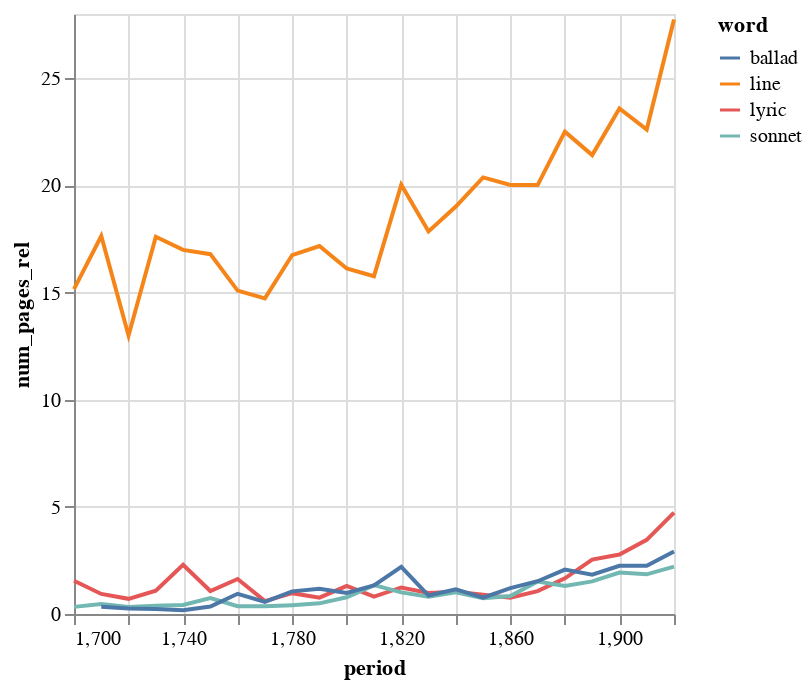

Write notebook code for a chart like this one.
### Code cell
# !pip install altair
import altair as alt
fig1a=alt.Chart(dfprd).mark_line().encode(
    x='period:Q',
    y='num_pages_rel:Q',
    color='word:N',
)

### Figure 1 — Vega-Lite specification as saved in the notebook (floating-point values rounded to 4 significant figures)
{"config": {"view": {"continuousWidth": 300, "continuousHeight": 300}}, "data": {"name": "data-17a073a97eb8982a7021ce45827a892e"}, "mark": {"type": "line"}, "encoding": {"color": {"field": "word", "type": "nominal"}, "x": {"field": "period", "type": "quantitative"}, "y": {"field": "num_pages_rel", "type": "quantitative"}}, "$schema": "https://vega.github.io/schema/vega-lite/v5.16.3.json", "datasets": {"data-17a073a97eb8982a7021ce45827a892e": [{"period": 1700.0, "word": "line", "num_pages": 274, "num_pages_rel": 15.16}, {"period": 1700.0, "word": "lyric", "num_pages": 28, "num_pages_rel": 1.55}, {"period": 1700.0, "word": "sonnet", "num_pages": 6, "num_pages_rel": 0.332}, {"period": 1710.0, "word": "ballad", "num_pages": 11, "num_pages_rel": 0.3434}, {"period": 1710.0, "word": "line", "num_pages": 565, "num_pages_rel": 17.64}, {"period": 1710.0, "word": "lyric", "num_pages": 30, "num_pages_rel": 0.9366}, {"period": 1710.0, "word": "sonnet", "num_pages": 15, "num_pages_rel": 0.4683}, {"period": 1720.0, "word": "ballad", "num_pages": 8, "num_pages_rel": 0.2573}, {"period": 1720.0, "word": "line", "num_pages": 404, "num_pages_rel": 12.99}, {"period": 1720.0, "word": "lyric", "num_pages": 22, "num_pages_rel": 0.7076}, {"period": 1720.0, "word": "sonnet", "num_pages": 10, "num_pages_rel": 0.3216}, {"period": 1730.0, "word": "ballad", "num_pages": 9, "num_pages_rel": 0.234}, {"period": 1730.0, "word": "line", "num_pages": 677, "num_pages_rel": 17.6}, {"period": 1730.0, "word": "lyric", "num_pages": 42, "num_pages_rel": 1.092}, {"period": 1730.0, "word": "sonnet", "num_pages": 15, "num_pages_rel": 0.39}, {"period": 1740.0, "word": "ballad", "num_pages": 7, "num_pages_rel": 0.1729}, {"period": 1740.0, "word": "line", "num_pages": 688, "num_pages_rel": 16.99}, {"period": 1740.0, "word": "lyric", "num_pages": 93, "num_pages_rel": 2.297}, {"period": 1740.0, "word": "sonnet", "num_pages": 17, "num_pages_rel": 0.4199}, {"period": 1750.0, "word": "ballad", "num_pages": 23, "num_pages_rel": 0.347}, {"period": 1750.0, "word": "line", "num_pages": 1113, "num_pages_rel": 16.79}, {"period": 1750.0, "word": "lyric", "num_pages": 71, "num_pages_rel": 1.071}, {"period": 1750.0, "word": "sonnet", "num_pages": 49, "num_pages_rel": 0.7393}, {"period": 1760.0, "word": "ballad", "num_pages": 98, "num_pages_rel": 0.9426}, {"period": 1760.0, "word": "line", "num_pages": 1569, "num_pages_rel": 15.09}, {"period": 1760.0, "word": "lyric", "num_pages": 170, "num_pages_rel": 1.635}, {"period": 1760.0, "word": "sonnet", "num_pages": 38, "num_pages_rel": 0.3655}, {"period": 1770.0, "word": "ballad", "num_pages": 110, "num_pages_rel": 0.5614}, {"period": 1770.0, "word": "line", "num_pages": 2886, "num_pages_rel": 14.73}, {"period": 1770.0, "word": "lyric", "num_pages": 118, "num_pages_rel": 0.6023}, {"period": 1770.0, "word": "sonnet", "num_pages": 70, "num_pages_rel": 0.3573}, {"period": 1780.0, "word": "ballad", "num_pages": 138, "num_pages_rel": 1.057}, {"period": 1780.0, "word": "line", "num_pages": 2187, "num_pages_rel": 16.75}, {"period": 1780.0, "word": "lyric", "num_pages": 127, "num_pages_rel": 0.9727}, {"period": 1780.0, "word": "sonnet", "num_pages": 54, "num_pages_rel": 0.4136}, {"period": 1790.0, "word": "ballad", "num_pages": 224, "num_pages_rel": 1.182}, {"period": 1790.0, "word": "line", "num_pages": 3254, "num_pages_rel": 17.17}, {"period": 1790.0, "word": "lyric", "num_pages": 145, "num_pages_rel": 0.7652}, {"period": 1790.0, "word": "sonnet", "num_pages": 94, "num_pages_rel": 0.4961}, {"period": 1800.0, "word": "ballad", "num_pages": 72, "num_pages_rel": 0.9831}, {"period": 1800.0, "word": "line", "num_pages": 1181, "num_pages_rel": 16.13}, {"period": 1800.0, "word": "lyric", "num_pages": 96, "num_pages_rel": 1.311}, {"period": 1800.0, "word": "sonnet", "num_pages": 57, "num_pages_rel": 0.7783}, {"period": 1810.0, "word": "ballad", "num_pages": 92, "num_pages_rel": 1.331}, {"period": 1810.0, "word": "line", "num_pages": 1090, "num_pages_rel": 15.77}, {"period": 1810.0, "word": "lyric", "num_pages": 56, "num_pages_rel": 0.81}, {"period": 1810.0, "word": "sonnet", "num_pages": 93, "num_pages_rel": 1.345}, {"period": 1820.0, "word": "ballad", "num_pages": 201, "num_pages_rel": 2.202}, {"period": 1820.0, "word": "line", "num_pages": 1829, "num_pages_rel": 20.04}, {"period": 1820.0, "word": "lyric", "num_pages": 113, "num_pages_rel": 1.238}, {"period": 1820.0, "word": "sonnet", "num_pages": 92, "num_pages_rel": 1.008}, {"period": 1830.0, "word": "ballad", "num_pages": 96, "num_pages_rel": 0.8625}, {"period": 1830.0, "word": "line", "num_pages": 1987, "num_pages_rel": 17.85}, {"period": 1830.0, "word": "lyric", "num_pages": 109, "num_pages_rel": 0.9793}, {"period": 1830.0, "word": "sonnet", "num_pages": 90, "num_pages_rel": 0.8086}, {"period": 1840.0, "word": "ballad", "num_pages": 179, "num_pages_rel": 1.154}, {"period": 1840.0, "word": "line", "num_pages": 2949, "num_pages_rel": 19.01}, {"period": 1840.0, "word": "lyric", "num_pages": 161, "num_pages_rel": 1.038}, {"period": 1840.0, "word": "sonnet", "num_pages": 157, "num_pages_rel": 1.012}, {"period": 1850.0, "word": "ballad", "num_pages": 150, "num_pages_rel": 0.7606}, {"period": 1850.0, "word": "line", "num_pages": 4018, "num_pages_rel": 20.37}, {"period": 1850.0, "word": "lyric", "num_pages": 178, "num_pages_rel": 0.9025}, {"period": 1850.0, "word": "sonnet", "num_pages": 146, "num_pages_rel": 0.7403}, {"period": 1860.0, "word": "ballad", "num_pages": 256, "num_pages_rel": 1.209}, {"period": 1860.0, "word": "line", "num_pages": 4241, "num_pages_rel": 20.02}, {"period": 1860.0, "word": "lyric", "num_pages": 160, "num_pages_rel": 0.7553}, {"period": 1860.0, "word": "sonnet", "num_pages": 178, "num_pages_rel": 0.8403}, {"period": 1870.0, "word": "ballad", "num_pages": 356, "num_pages_rel": 1.53}, {"period": 1870.0, "word": "line", "num_pages": 4658, "num_pages_rel": 20.02}, {"period": 1870.0, "word": "lyric", "num_pages": 248, "num_pages_rel": 1.066}, {"period": 1870.0, "word": "sonnet", "num_pages": 353, "num_pages_rel": 1.517}, {"period": 1880.0, "word": "ballad", "num_pages": 733, "num_pages_rel": 2.072}, {"period": 1880.0, "word": "line", "num_pages": 7963, "num_pages_rel": 22.51}, {"period": 1880.0, "word": "lyric", "num_pages": 588, "num_pages_rel": 1.662}, {"period": 1880.0, "word": "sonnet", "num_pages": 463, "num_pages_rel": 1.309}, {"period": 1890.0, "word": "ballad", "num_pages": 714, "num_pages_rel": 1.838}, {"period": 1890.0, "word": "line", "num_pages": 8321, "num_pages_rel": 21.42}, {"period": 1890.0, "word": "lyric", "num_pages": 986, "num_pages_rel": 2.538}, {"period": 1890.0, "word": "sonnet", "num_pages": 592, "num_pages_rel": 1.524}, {"period": 1900.0, "word": "ballad", "num_pages": 1208, "num_pages_rel": 2.249}, {"period": 1900.0, "word": "line", "num_pages": 12675, "num_pages_rel": 23.6}, {"period": 1900.0, "word": "lyric", "num_pages": 1490, "num_pages_rel": 2.774}, {"period": 1900.0, "word": "sonnet", "num_pages": 1041, "num_pages_rel": 1.938}, {"period": 1910.0, "word": "ballad", "num_pages": 1162, "num_pages_rel": 2.254}, {"period": 1910.0, "word": "line", "num_pages": 11655, "num_pages_rel": 22.61}, {"period": 1910.0, "word": "lyric", "num_pages": 1785, "num_pages_rel": 3.463}, {"period": 1910.0, "word": "sonnet", "num_pages": 955, "num_pages_rel": 1.853}, {"period": 1920.0, "word": "ballad", "num_pages": 652, "num_pages_rel": 2.92}, {"period": 1920.0, "word": "line", "num_pages": 6196, "num_pages_rel": 27.75}, {"period": 1920.0, "word": "lyric", "num_pages": 1057, "num_pages_rel": 4.733}, {"period": 1920.0, "word": "sonnet", "num_pages": 494, "num_pages_rel": 2.212}]}}
